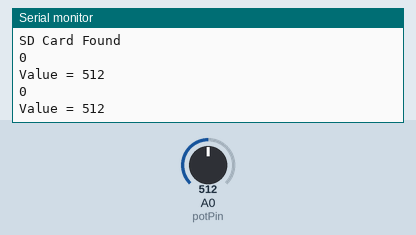
The program below on a simulated Arduino Uno, built with avr-gcc and run on an emulated ATmega328P. Parts: the last lines printed to the serial monitor. The inputs (shaded band) are chosen by the test bench; at power-on: A0 (potPin) = 512. Storage starts empty.

Above: at 1.2 s.
1.3 s: A0 (potPin) set to 716
At 2.6 s:
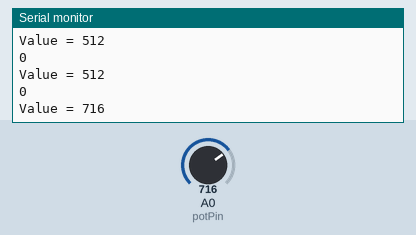
2.8 s: A0 (potPin) set to 900
At 3.9 s:
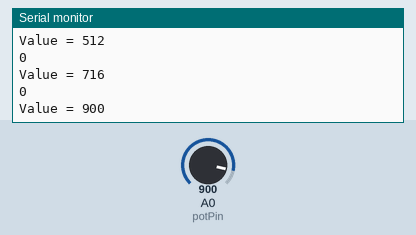
Timing chart, 0 to 5.8 s (numbered marks = the images above; inputs shaded):
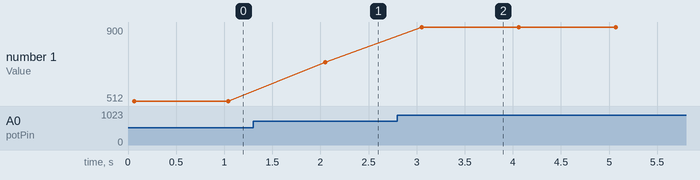

The program:

main.cpp
```cpp
#include <Arduino.h>

#include <SPI.h>

#include <SD.h>

const int chipSelect = 10;

File dataFile;


const int potPin = A0;

int sensorValue = 0;


int position = 0;


void setup() {

 //Start the SD card

  Serial.begin(9600);
//Initialize SD Card
  Serial.println("Program Started");

  Serial.println("Initializing SD Card...");

  if (SD.begin(chipSelect)) {

   Serial.println("SD Card Found");

  }

  else {

    Serial.println("SD Card Not Found");

  }

//Write Header
  dataFile = SD.open("sensor.csv", FILE_WRITE);

  dataFile.println("Time,Value");

}


void loop() {
Serial.println(position);
//Read Potentiometer Value
int sensorValue = analogRead(potPin);
analogRead(A0);
sensorValue = analogRead(potPin);


Serial.print("Value = ");

Serial.println(sensorValue);


//Read Current Time
millis();
//Open CSV File

SD.open("sensor.csv", FILE_WRITE);
  //Write Time and Value
  dataFile.print("Time");
  dataFile.print(millis()/1000);
  dataFile.print(",");
  dataFile.print("Value");
  dataFile.println(sensorValue);

 //Close File
dataFile.close();
//Wait 1 Second
delay(1000);
}


 
```

Measured:
- after the input at 1.3 s, the serial monitor: prints a new line after 0.75 s (image 1)
- after the input at 2.8 s, the serial monitor: prints a new line after 0.25 s (image 2)
- plotted number 1: 512 → 716 after the input at 1.3 s, 716 → 900 after the input at 2.8 s
